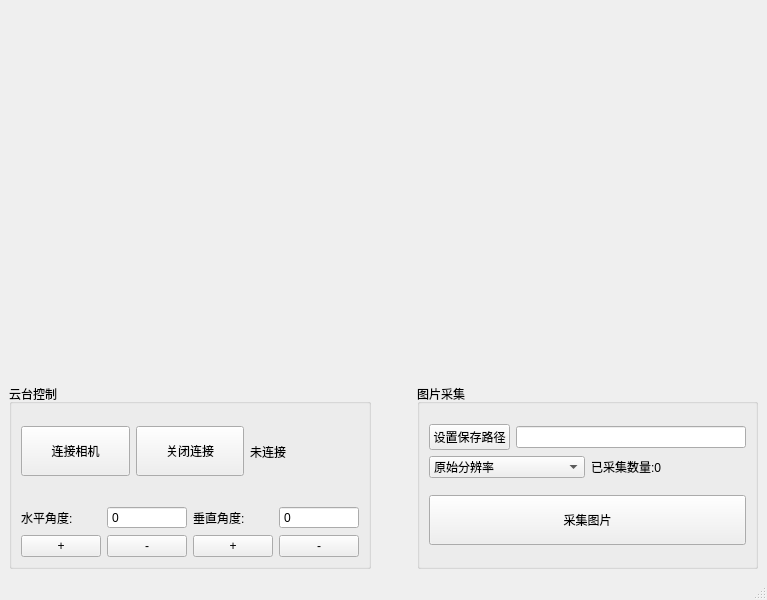
<?xml version="1.0" encoding="UTF-8"?>
<ui version="4.0">
 <class>MainWindow</class>
 <widget class="QMainWindow" name="MainWindow">
  <property name="geometry">
   <rect>
    <x>0</x>
    <y>0</y>
    <width>767</width>
    <height>600</height>
   </rect>
  </property>
  <property name="windowTitle">
   <string>云台相机助手 HuiBo.Robot</string>
  </property>
  <widget class="QWidget" name="centralwidget">
   <layout class="QVBoxLayout" name="verticalLayout_6" stretch="2,1">
    <item>
     <widget class="QLabel" name="labelImage">
      <property name="minimumSize">
       <size>
        <width>320</width>
        <height>240</height>
       </size>
      </property>
      <property name="text">
       <string/>
      </property>
     </widget>
    </item>
    <item>
     <layout class="QHBoxLayout" name="horizontalLayout_4" stretch="1,0,1">
      <item>
       <widget class="QGroupBox" name="groupBox">
        <property name="title">
         <string>云台控制</string>
        </property>
        <layout class="QVBoxLayout" name="verticalLayout_2">
         <item>
          <layout class="QVBoxLayout" name="verticalLayout">
           <item>
            <layout class="QHBoxLayout" name="horizontalLayout_2">
             <item>
              <widget class="QPushButton" name="btnConnectCamera">
               <property name="minimumSize">
                <size>
                 <width>0</width>
                 <height>50</height>
                </size>
               </property>
               <property name="text">
                <string>连接相机</string>
               </property>
              </widget>
             </item>
             <item>
              <widget class="QPushButton" name="btnCloseCamera">
               <property name="minimumSize">
                <size>
                 <width>0</width>
                 <height>50</height>
                </size>
               </property>
               <property name="text">
                <string>关闭连接</string>
               </property>
              </widget>
             </item>
             <item>
              <widget class="QLabel" name="labelConnectState">
               <property name="text">
                <string>未连接</string>
               </property>
              </widget>
             </item>
            </layout>
           </item>
           <item>
            <spacer name="verticalSpacer">
             <property name="orientation">
              <enum>Qt::Vertical</enum>
             </property>
             <property name="sizeType">
              <enum>QSizePolicy::Maximum</enum>
             </property>
             <property name="sizeHint" stdset="0">
              <size>
               <width>10</width>
               <height>10</height>
              </size>
             </property>
            </spacer>
           </item>
           <item>
            <layout class="QHBoxLayout" name="horizontalLayout">
             <item>
              <layout class="QGridLayout" name="gridLayout">
               <item row="2" column="1">
                <widget class="QPushButton" name="btnDeg1Down">
                 <property name="text">
                  <string>-</string>
                 </property>
                </widget>
               </item>
               <item row="2" column="0">
                <widget class="QPushButton" name="btnDeg1Up">
                 <property name="text">
                  <string>+</string>
                 </property>
                </widget>
               </item>
               <item row="1" column="1">
                <widget class="QSpinBox" name="currDeg1">
                 <property name="frame">
                  <bool>true</bool>
                 </property>
                 <property name="readOnly">
                  <bool>false</bool>
                 </property>
                 <property name="buttonSymbols">
                  <enum>QAbstractSpinBox::NoButtons</enum>
                 </property>
                 <property name="minimum">
                  <number>-180</number>
                 </property>
                 <property name="maximum">
                  <number>180</number>
                 </property>
                 <property name="stepType">
                  <enum>QAbstractSpinBox::DefaultStepType</enum>
                 </property>
                </widget>
               </item>
               <item row="1" column="0">
                <widget class="QLabel" name="label_2">
                 <property name="text">
                  <string>水平角度:</string>
                 </property>
                </widget>
               </item>
              </layout>
             </item>
             <item>
              <layout class="QGridLayout" name="gridLayout_2">
               <item row="1" column="0">
                <widget class="QLabel" name="label_3">
                 <property name="text">
                  <string>垂直角度:</string>
                 </property>
                </widget>
               </item>
               <item row="1" column="1">
                <widget class="QSpinBox" name="currDeg2">
                 <property name="frame">
                  <bool>true</bool>
                 </property>
                 <property name="readOnly">
                  <bool>false</bool>
                 </property>
                 <property name="buttonSymbols">
                  <enum>QAbstractSpinBox::NoButtons</enum>
                 </property>
                 <property name="minimum">
                  <number>-180</number>
                 </property>
                 <property name="maximum">
                  <number>180</number>
                 </property>
                 <property name="stepType">
                  <enum>QAbstractSpinBox::DefaultStepType</enum>
                 </property>
                </widget>
               </item>
               <item row="2" column="0">
                <widget class="QPushButton" name="btnDeg2Up">
                 <property name="text">
                  <string>+</string>
                 </property>
                </widget>
               </item>
               <item row="2" column="1">
                <widget class="QPushButton" name="btnDeg2Down">
                 <property name="text">
                  <string>-</string>
                 </property>
                </widget>
               </item>
              </layout>
             </item>
            </layout>
           </item>
          </layout>
         </item>
        </layout>
       </widget>
      </item>
      <item>
       <spacer name="horizontalSpacer">
        <property name="orientation">
         <enum>Qt::Horizontal</enum>
        </property>
        <property name="sizeType">
         <enum>QSizePolicy::Maximum</enum>
        </property>
        <property name="sizeHint" stdset="0">
         <size>
          <width>40</width>
          <height>20</height>
         </size>
        </property>
       </spacer>
      </item>
      <item>
       <widget class="QGroupBox" name="groupBox_2">
        <property name="title">
         <string>图片采集</string>
        </property>
        <layout class="QVBoxLayout" name="verticalLayout_5">
         <item>
          <layout class="QVBoxLayout" name="verticalLayout_4">
           <item>
            <layout class="QHBoxLayout" name="horizontalLayout_3">
             <item>
              <widget class="QPushButton" name="btnSetSavePath">
               <property name="text">
                <string>设置保存路径</string>
               </property>
              </widget>
             </item>
             <item>
              <widget class="QLineEdit" name="lineEditSavePath">
               <property name="minimumSize">
                <size>
                 <width>200</width>
                 <height>0</height>
                </size>
               </property>
              </widget>
             </item>
            </layout>
           </item>
           <item>
            <layout class="QGridLayout" name="gridLayout_3">
             <item row="0" column="1">
              <widget class="QLabel" name="labelCurrImgNum">
               <property name="text">
                <string>已采集数量:0</string>
               </property>
              </widget>
             </item>
             <item row="0" column="0">
              <widget class="QComboBox" name="comboBoxType">
               <item>
                <property name="text">
                 <string>原始分辨率</string>
                </property>
               </item>
               <item>
                <property name="text">
                 <string>1920x1080</string>
                </property>
               </item>
               <item>
                <property name="text">
                 <string>680x480</string>
                </property>
               </item>
               <item>
                <property name="text">
                 <string>320x240</string>
                </property>
               </item>
              </widget>
             </item>
            </layout>
           </item>
          </layout>
         </item>
         <item>
          <widget class="QPushButton" name="btnSaveImage">
           <property name="minimumSize">
            <size>
             <width>100</width>
             <height>50</height>
            </size>
           </property>
           <property name="text">
            <string>采集图片</string>
           </property>
          </widget>
         </item>
        </layout>
       </widget>
      </item>
     </layout>
    </item>
   </layout>
  </widget>
  <widget class="QStatusBar" name="statusbar"/>
 </widget>
 <resources/>
 <connections/>
</ui>
